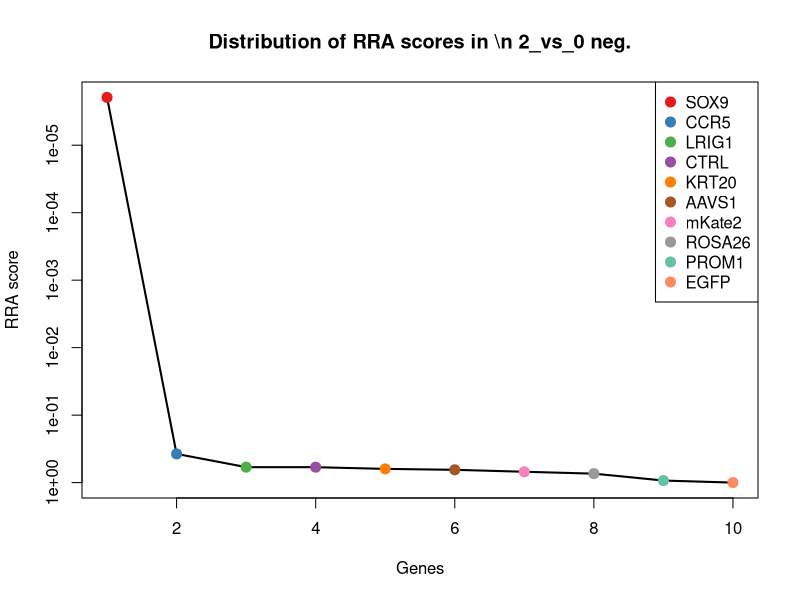
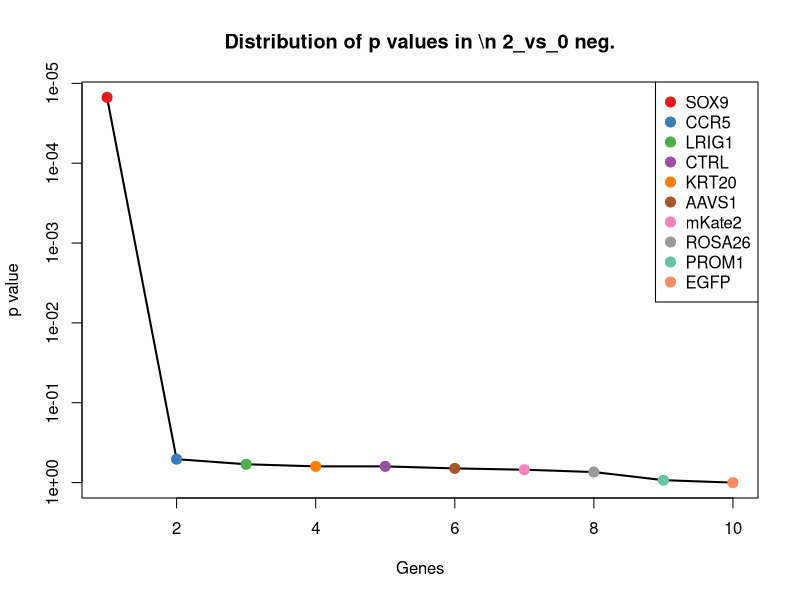
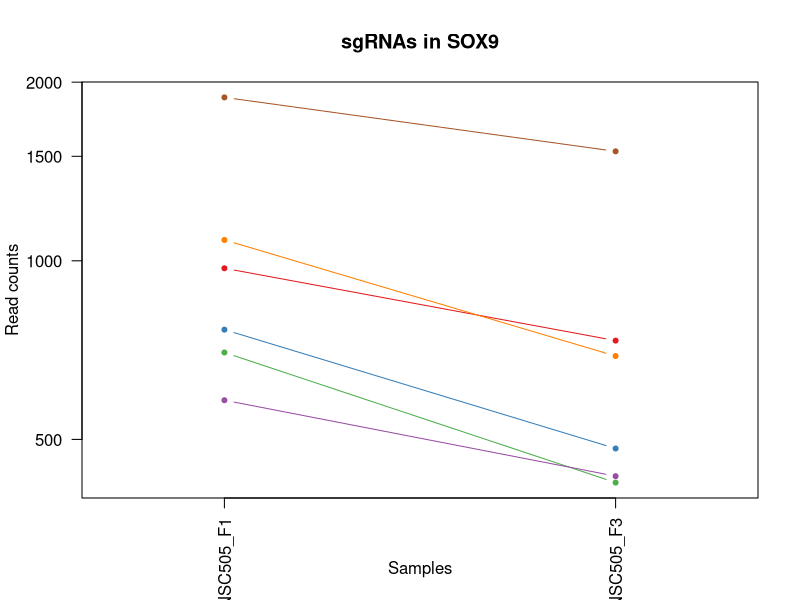
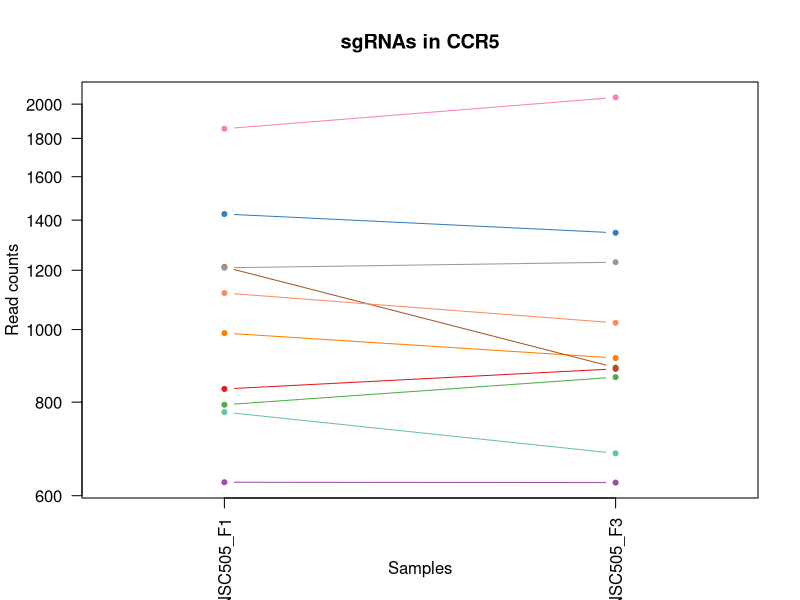
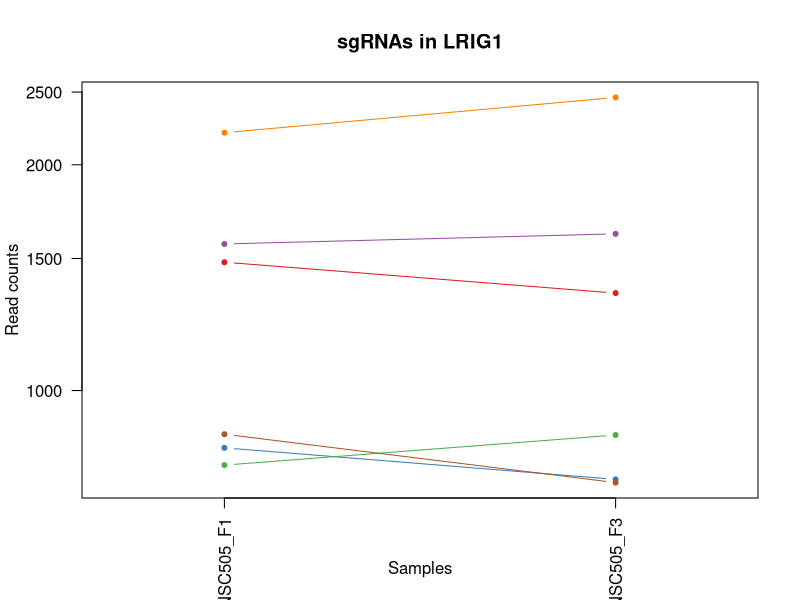
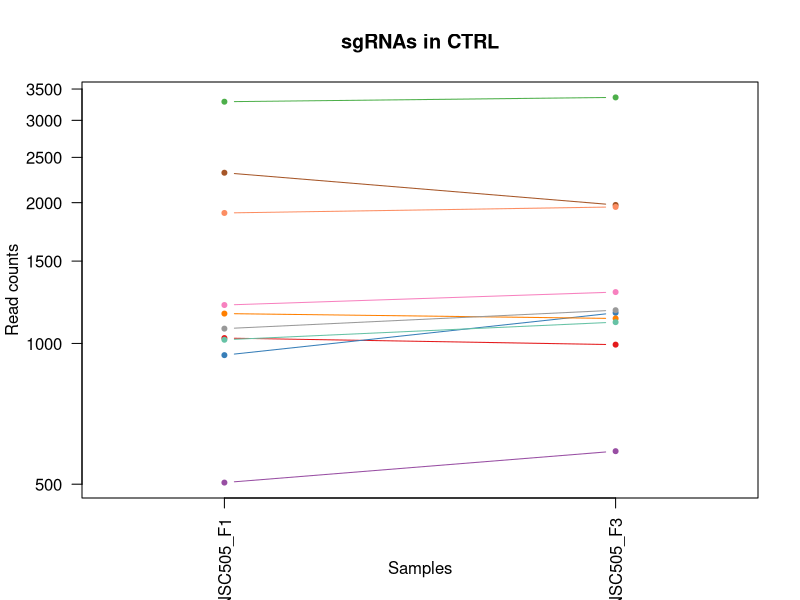
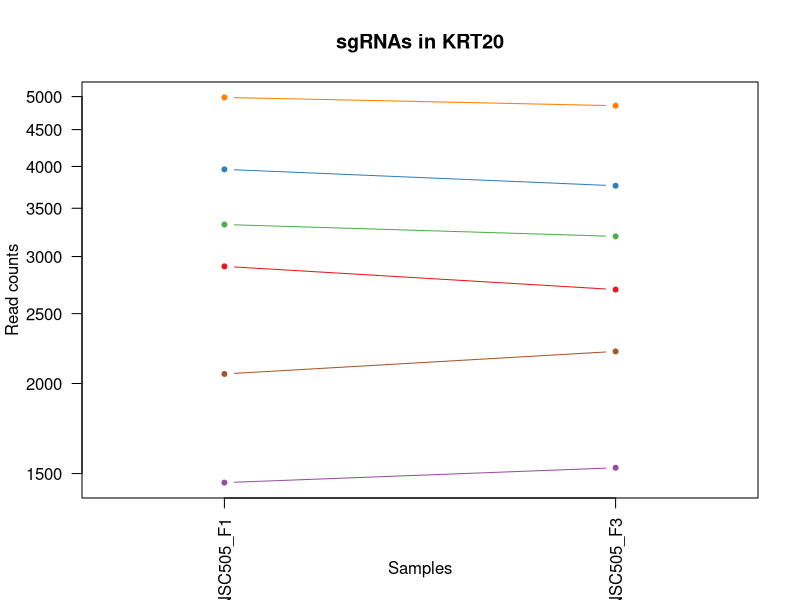
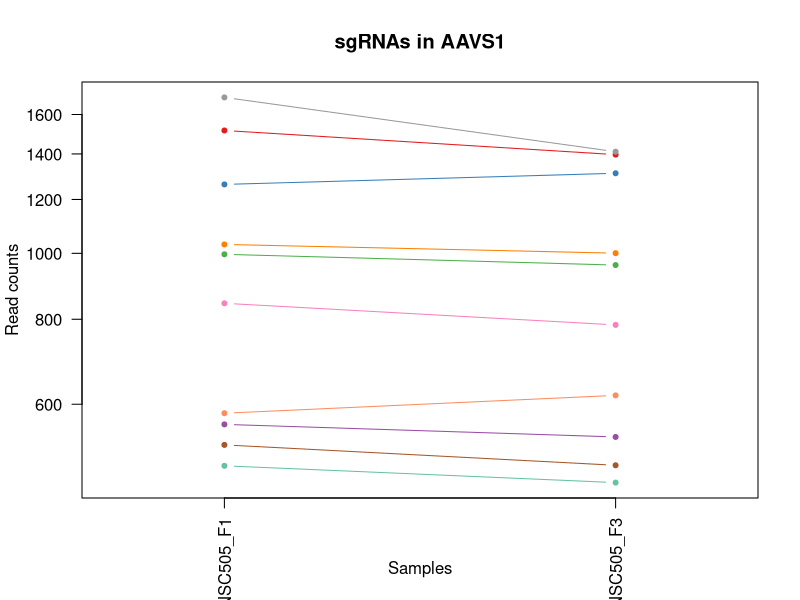

The R script that drew these images, in order: (Note: this script raises an error after producing the figures.)
pdf(file='S5A_c0_t2.pdf',width=4.5,height=4.5);
gstable=read.table('S5A_c0_t2.gene_summary.txt',header=T)
# 
#
# parameters
# Do not modify the variables beginning with "__"

# gstablename='__GENE_SUMMARY_FILE__'
startindex=3
# outputfile='__OUTPUT_FILE__'
targetgenelist=c("SOX9","CCR5","LRIG1","CTRL","KRT20","AAVS1","mKate2","ROSA26","PROM1","EGFP")
# samplelabel=sub('.\\w+.\\w+$','',colnames(gstable)[startindex]);
samplelabel='2_vs_0 neg.'


# You need to write some codes in front of this code:
# gstable=read.table(gstablename,header=T)
# pdf(file=outputfile,width=6,height=6)


# set up color using RColorBrewer
#library(RColorBrewer)
#colors <- brewer.pal(length(targetgenelist), "Set1")

colors=c( "#E41A1C", "#377EB8", "#4DAF4A", "#984EA3", "#FF7F00",  "#A65628", "#F781BF",
          "#999999", "#66C2A5", "#FC8D62", "#8DA0CB", "#E78AC3", "#A6D854", "#FFD92F", "#E5C494", "#B3B3B3", 
          "#8DD3C7", "#FFFFB3", "#BEBADA", "#FB8072", "#80B1D3", "#FDB462", "#B3DE69", "#FCCDE5",
          "#D9D9D9", "#BC80BD", "#CCEBC5", "#FFED6F")

######
# function definition

plotrankedvalues<-function(val, tglist, ...){
  
  plot(val,log='y',ylim=c(max(val),min(val)),type='l',lwd=2, ...)
  if(length(tglist)>0){
    for(i in 1:length(tglist)){
      targetgene=tglist[i];
      tx=which(names(val)==targetgene);ty=val[targetgene];
      points(tx,ty,col=colors[(i %% length(colors)) ],cex=2,pch=20)
      # text(tx+50,ty,targetgene,col=colors[i])
    }
    legend('topright',tglist,pch=20,pt.cex = 2,cex=1,col=colors)
  }
}



plotrandvalues<-function(val,targetgenelist, ...){
  # choose the one with the best distance distribution
  
  mindiffvalue=0;
  randval=val;
  for(i in 1:20){
    randval0=sample(val)
    vindex=sort(which(names(randval0) %in% targetgenelist))
    if(max(vindex)>0.9*length(val)){
      # print('pass...')
      next;
    }
    mindiffind=min(diff(vindex));
    if (mindiffind > mindiffvalue){
      mindiffvalue=mindiffind;
      randval=randval0;
      # print(paste('Diff: ',mindiffvalue))
    }
  }
  plot(randval,log='y',ylim=c(max(randval),min(randval)),pch=20,col='grey', ...)
  
  if(length(targetgenelist)>0){
    for(i in 1:length(targetgenelist)){
      targetgene=targetgenelist[i];
      tx=which(names(randval)==targetgene);ty=randval[targetgene];
      points(tx,ty,col=colors[(i %% length(colors)) ],cex=2,pch=20)
      text(tx+50,ty,targetgene,col=colors[i])
    }
  }
  
}




# set.seed(1235)



pvec=gstable[,startindex]
names(pvec)=gstable[,'id']
pvec=sort(pvec);

plotrankedvalues(pvec,targetgenelist,xlab='Genes',ylab='RRA score',main=paste('Distribution of RRA scores in \\n',samplelabel))

# plotrandvalues(pvec,targetgenelist,xlab='Genes',ylab='RRA score',main=paste('Distribution of RRA scores in \\n',samplelabel))


pvec=gstable[,startindex+1]
names(pvec)=gstable[,'id']
pvec=sort(pvec);

plotrankedvalues(pvec,targetgenelist,xlab='Genes',ylab='p value',main=paste('Distribution of p values in \\n',samplelabel))

# plotrandvalues(pvec,targetgenelist,xlab='Genes',ylab='p value',main=paste('Distribution of p values in \\n',samplelabel))



# you need to write after this code:
# dev.off()






# parameters
# Do not modify the variables beginning with "__"
targetmat=list(c(970.3070301291248,732.5779467680608),c(764.3988522238163,481.6219445953286),c(699.5236728837876,421.8196632265073),c(581.0559540889526,432.49864204236826),c(1083.1334289813485,689.862031504617),c(1884.2008608321378,1528.1618685497012))
targetgene="SOX9"
collabel=c("S33_MNSC505_F1","S35_MNSC505_F3")

# set up color using RColorBrewer
#library(RColorBrewer)
#colors <- brewer.pal(length(targetgenelist), "Set1")

colors=c( "#E41A1C", "#377EB8", "#4DAF4A", "#984EA3", "#FF7F00",  "#A65628", "#F781BF",
          "#999999", "#66C2A5", "#FC8D62", "#8DA0CB", "#E78AC3", "#A6D854", "#FFD92F", "#E5C494", "#B3B3B3", 
          "#8DD3C7", "#FFFFB3", "#BEBADA", "#FB8072", "#80B1D3", "#FDB462", "#B3DE69", "#FCCDE5",
          "#D9D9D9", "#BC80BD", "#CCEBC5", "#FFED6F")


## code

targetmatvec=unlist(targetmat)+1
yrange=range(targetmatvec[targetmatvec>0]);
# yrange[1]=1; # set the minimum value to 1
for(i in 1:length(targetmat)){
  vali=targetmat[[i]]+1;
  if(i==1){
    plot(1:length(vali),vali,type='b',las=1,pch=20,main=paste('sgRNAs in',targetgene),ylab='Read counts',xlab='Samples',xlim=c(0.7,length(vali)+0.3),ylim = yrange,col=colors[(i %% length(colors))],xaxt='n',log='y')
    axis(1,at=1:length(vali),labels=(collabel),las=2)
    # lines(0:100,rep(1,101),col='black');
  }else{
    lines(1:length(vali),vali,type='b',pch=20,col=colors[(i %% length(colors))])
  }
}




# parameters
# Do not modify the variables beginning with "__"
targetmat=list(c(832.0946915351507,885.2873438348723),c(1425.3735054997608,1345.551330798479),c(792.6054519368723,862.8614883215644),c(624.3060736489717,623.6523628462792),c(988.1712099473935,915.188484519283),c(1211.0033476805356,888.4910374796306),c(1853.173601147776,2040.7528517110266),c(1208.18268770923,1229.1504617055948),c(774.7412721186035,682.3867463335143),c(1117.921568627451,1019.8424769147202))
targetgene="CCR5"
collabel=c("S33_MNSC505_F1","S35_MNSC505_F3")

# set up color using RColorBrewer
#library(RColorBrewer)
#colors <- brewer.pal(length(targetgenelist), "Set1")

colors=c( "#E41A1C", "#377EB8", "#4DAF4A", "#984EA3", "#FF7F00",  "#A65628", "#F781BF",
          "#999999", "#66C2A5", "#FC8D62", "#8DA0CB", "#E78AC3", "#A6D854", "#FFD92F", "#E5C494", "#B3B3B3", 
          "#8DD3C7", "#FFFFB3", "#BEBADA", "#FB8072", "#80B1D3", "#FDB462", "#B3DE69", "#FCCDE5",
          "#D9D9D9", "#BC80BD", "#CCEBC5", "#FFED6F")


## code

targetmatvec=unlist(targetmat)+1
yrange=range(targetmatvec[targetmatvec>0]);
# yrange[1]=1; # set the minimum value to 1
for(i in 1:length(targetmat)){
  vali=targetmat[[i]]+1;
  if(i==1){
    plot(1:length(vali),vali,type='b',las=1,pch=20,main=paste('sgRNAs in',targetgene),ylab='Read counts',xlab='Samples',xlim=c(0.7,length(vali)+0.3),ylim = yrange,col=colors[(i %% length(colors))],xaxt='n',log='y')
    axis(1,at=1:length(vali),labels=(collabel),las=2)
    # lines(0:100,rep(1,101),col='black');
  }else{
    lines(1:length(vali),vali,type='b',pch=20,col=colors[(i %% length(colors))])
  }
}




# parameters
# Do not modify the variables beginning with "__"
targetmat=list(c(1481.7867049258728,1347.6871265616512),c(837.7360114777618,760.3432916892992),c(794.4858919177427,871.4046713742531),c(1567.3467240554758,1616.797392721347),c(2205.7560975609754,2458.3009234111896),c(873.4643711142993,752.8680065181966))
targetgene="LRIG1"
collabel=c("S33_MNSC505_F1","S35_MNSC505_F3")

# set up color using RColorBrewer
#library(RColorBrewer)
#colors <- brewer.pal(length(targetgenelist), "Set1")

colors=c( "#E41A1C", "#377EB8", "#4DAF4A", "#984EA3", "#FF7F00",  "#A65628", "#F781BF",
          "#999999", "#66C2A5", "#FC8D62", "#8DA0CB", "#E78AC3", "#A6D854", "#FFD92F", "#E5C494", "#B3B3B3", 
          "#8DD3C7", "#FFFFB3", "#BEBADA", "#FB8072", "#80B1D3", "#FDB462", "#B3DE69", "#FCCDE5",
          "#D9D9D9", "#BC80BD", "#CCEBC5", "#FFED6F")


## code

targetmatvec=unlist(targetmat)+1
yrange=range(targetmatvec[targetmatvec>0]);
# yrange[1]=1; # set the minimum value to 1
for(i in 1:length(targetmat)){
  vali=targetmat[[i]]+1;
  if(i==1){
    plot(1:length(vali),vali,type='b',las=1,pch=20,main=paste('sgRNAs in',targetgene),ylab='Read counts',xlab='Samples',xlim=c(0.7,length(vali)+0.3),ylim = yrange,col=colors[(i %% length(colors))],xaxt='n',log='y')
    axis(1,at=1:length(vali),labels=(collabel),las=2)
    # lines(0:100,rep(1,101),col='black');
  }else{
    lines(1:length(vali),vali,type='b',pch=20,col=colors[(i %% length(colors))])
  }
}




# parameters
# Do not modify the variables beginning with "__"
targetmat=list(c(1025.7800095648015,993.1450298750678),c(943.040650406504,1161.8728951656708),c(3287.009086561454,3357.470939706681),c(503.01769488283117,587.343834872352),c(1157.4108082257292,1129.835958718088),c(2316.702056432329,1976.6789788158608),c(1207.2424677187948,1286.816947311244),c(1074.671449067432,1176.823465507876),c(1017.3180296508847,1109.545898967952),c(1900.184600669536,1957.4568169473112))
targetgene="CTRL"
collabel=c("S33_MNSC505_F1","S35_MNSC505_F3")

# set up color using RColorBrewer
#library(RColorBrewer)
#colors <- brewer.pal(length(targetgenelist), "Set1")

colors=c( "#E41A1C", "#377EB8", "#4DAF4A", "#984EA3", "#FF7F00",  "#A65628", "#F781BF",
          "#999999", "#66C2A5", "#FC8D62", "#8DA0CB", "#E78AC3", "#A6D854", "#FFD92F", "#E5C494", "#B3B3B3", 
          "#8DD3C7", "#FFFFB3", "#BEBADA", "#FB8072", "#80B1D3", "#FDB462", "#B3DE69", "#FCCDE5",
          "#D9D9D9", "#BC80BD", "#CCEBC5", "#FFED6F")


## code

targetmatvec=unlist(targetmat)+1
yrange=range(targetmatvec[targetmatvec>0]);
# yrange[1]=1; # set the minimum value to 1
for(i in 1:length(targetmat)){
  vali=targetmat[[i]]+1;
  if(i==1){
    plot(1:length(vali),vali,type='b',las=1,pch=20,main=paste('sgRNAs in',targetgene),ylab='Read counts',xlab='Samples',xlim=c(0.7,length(vali)+0.3),ylim = yrange,col=colors[(i %% length(colors))],xaxt='n',log='y')
    axis(1,at=1:length(vali),labels=(collabel),las=2)
    # lines(0:100,rep(1,101),col='black');
  }else{
    lines(1:length(vali),vali,type='b',pch=20,col=colors[(i %% length(colors))])
  }
}




# parameters
# Do not modify the variables beginning with "__"
targetmat=list(c(2906.2199904351983,2698.577946768061),c(3962.0870396939263,3760.0684410646386),c(3321.797226207556,3198.354155350353),c(1456.4007651841223,1527.0939706681152),c(4985.9866092778575,4855.731667571971),c(2060.962219033955,2214.82020640956))
targetgene="KRT20"
collabel=c("S33_MNSC505_F1","S35_MNSC505_F3")

# set up color using RColorBrewer
#library(RColorBrewer)
#colors <- brewer.pal(length(targetgenelist), "Set1")

colors=c( "#E41A1C", "#377EB8", "#4DAF4A", "#984EA3", "#FF7F00",  "#A65628", "#F781BF",
          "#999999", "#66C2A5", "#FC8D62", "#8DA0CB", "#E78AC3", "#A6D854", "#FFD92F", "#E5C494", "#B3B3B3", 
          "#8DD3C7", "#FFFFB3", "#BEBADA", "#FB8072", "#80B1D3", "#FDB462", "#B3DE69", "#FCCDE5",
          "#D9D9D9", "#BC80BD", "#CCEBC5", "#FFED6F")


## code

targetmatvec=unlist(targetmat)+1
yrange=range(targetmatvec[targetmatvec>0]);
# yrange[1]=1; # set the minimum value to 1
for(i in 1:length(targetmat)){
  vali=targetmat[[i]]+1;
  if(i==1){
    plot(1:length(vali),vali,type='b',las=1,pch=20,main=paste('sgRNAs in',targetgene),ylab='Read counts',xlab='Samples',xlim=c(0.7,length(vali)+0.3),ylim = yrange,col=colors[(i %% length(colors))],xaxt='n',log='y')
    axis(1,at=1:length(vali),labels=(collabel),las=2)
    # lines(0:100,rep(1,101),col='black');
  }else{
    lines(1:length(vali),vali,type='b',pch=20,col=colors[(i %% length(colors))])
  }
}




# parameters
# Do not modify the variables beginning with "__"
targetmat=list(c(1514.6944045911048,1395.7425312330254),c(1261.7752271640363,1310.3107007061378),c(995.6929698708751,960.0401955458989),c(559.430894308943,536.0847365562194),c(1029.5408895265423,999.5524171645844),c(521.8220946915351,486.96143400325906),c(843.377331420373,783.8370450841933),c(1694.2764227642276,1409.6252036936446),c(486.0937350549976,459.1960890820206),c(581.0559540889526,617.2449755567626))
targetgene="AAVS1"
collabel=c("S33_MNSC505_F1","S35_MNSC505_F3")

# set up color using RColorBrewer
#library(RColorBrewer)
#colors <- brewer.pal(length(targetgenelist), "Set1")

colors=c( "#E41A1C", "#377EB8", "#4DAF4A", "#984EA3", "#FF7F00",  "#A65628", "#F781BF",
          "#999999", "#66C2A5", "#FC8D62", "#8DA0CB", "#E78AC3", "#A6D854", "#FFD92F", "#E5C494", "#B3B3B3", 
          "#8DD3C7", "#FFFFB3", "#BEBADA", "#FB8072", "#80B1D3", "#FDB462", "#B3DE69", "#FCCDE5",
          "#D9D9D9", "#BC80BD", "#CCEBC5", "#FFED6F")


## code

targetmatvec=unlist(targetmat)+1
yrange=range(targetmatvec[targetmatvec>0]);
# yrange[1]=1; # set the minimum value to 1
for(i in 1:length(targetmat)){
  vali=targetmat[[i]]+1;
  if(i==1){
    plot(1:length(vali),vali,type='b',las=1,pch=20,main=paste('sgRNAs in',targetgene),ylab='Read counts',xlab='Samples',xlim=c(0.7,length(vali)+0.3),ylim = yrange,col=colors[(i %% length(colors))],xaxt='n',log='y')
    axis(1,at=1:length(vali),labels=(collabel),las=2)
    # lines(0:100,rep(1,101),col='black');
  }else{
    lines(1:length(vali),vali,type='b',pch=20,col=colors[(i %% length(colors))])
  }
}




# parameters
# Do not modify the variables beginning with "__"
targetmat=list(c(2390.0392156862745,2472.183595871809),c(2858.268770923003,2751.972840847365),c(2808.437111429938,2625.9608908202063),c(1684.8742228598755,1702.2292232482346),c(2205.7560975609754,2138.9994568169473),c(4089.9569583931134,3895.6914720260725))
targetgene="mKate2"
collabel=c("S33_MNSC505_F1","S35_MNSC505_F3")

# set up color using RColorBrewer
#library(RColorBrewer)
#colors <- brewer.pal(length(targetgenelist), "Set1")

colors=c( "#E41A1C", "#377EB8", "#4DAF4A", "#984EA3", "#FF7F00",  "#A65628", "#F781BF",
          "#999999", "#66C2A5", "#FC8D62", "#8DA0CB", "#E78AC3", "#A6D854", "#FFD92F", "#E5C494", "#B3B3B3", 
          "#8DD3C7", "#FFFFB3", "#BEBADA", "#FB8072", "#80B1D3", "#FDB462", "#B3DE69", "#FCCDE5",
          "#D9D9D9", "#BC80BD", "#CCEBC5", "#FFED6F")


## code

targetmatvec=unlist(targetmat)+1
yrange=range(targetmatvec[targetmatvec>0]);
# yrange[1]=1; # set the minimum value to 1
for(i in 1:length(targetmat)){
  vali=targetmat[[i]]+1;
  if(i==1){
    plot(1:length(vali),vali,type='b',las=1,pch=20,main=paste('sgRNAs in',targetgene),ylab='Read counts',xlab='Samples',xlim=c(0.7,length(vali)+0.3),ylim = yrange,col=colors[(i %% length(colors))],xaxt='n',log='y')
    axis(1,at=1:length(vali),labels=(collabel),las=2)
    # lines(0:100,rep(1,101),col='black');
  }else{
    lines(1:length(vali),vali,type='b',pch=20,col=colors[(i %% length(colors))])
  }
}




# parameters
# Do not modify the variables beginning with "__"
targetmat=list(c(3556.8522238163555,3789.969581749049),c(1537.2596843615495,1611.4579033134164),c(1820.2659014825442,1913.6730038022813),c(1301.2644667623147,1437.390548614883),c(1200.6609277857483,1251.5763172189027),c(1926.5107604017217,1784.457360130364),c(1605.8957436633189,1363.7055947854426),c(982.5298900047824,1082.8484519282997),c(400.5337159253945,443.1776208582292),c(1193.1391678622667,1251.5763172189027))
targetgene="ROSA26"
collabel=c("S33_MNSC505_F1","S35_MNSC505_F3")

# set up color using RColorBrewer
#library(RColorBrewer)
#colors <- brewer.pal(length(targetgenelist), "Set1")

colors=c( "#E41A1C", "#377EB8", "#4DAF4A", "#984EA3", "#FF7F00",  "#A65628", "#F781BF",
          "#999999", "#66C2A5", "#FC8D62", "#8DA0CB", "#E78AC3", "#A6D854", "#FFD92F", "#E5C494", "#B3B3B3", 
          "#8DD3C7", "#FFFFB3", "#BEBADA", "#FB8072", "#80B1D3", "#FDB462", "#B3DE69", "#FCCDE5",
          "#D9D9D9", "#BC80BD", "#CCEBC5", "#FFED6F")


## code

targetmatvec=unlist(targetmat)+1
yrange=range(targetmatvec[targetmatvec>0]);
# yrange[1]=1; # set the minimum value to 1
for(i in 1:length(targetmat)){
  vali=targetmat[[i]]+1;
  if(i==1){
    plot(1:length(vali),vali,type='b',las=1,pch=20,main=paste('sgRNAs in',targetgene),ylab='Read counts',xlab='Samples',xlim=c(0.7,length(vali)+0.3),ylim = yrange,col=colors[(i %% length(colors))],xaxt='n',log='y')
    axis(1,at=1:length(vali),labels=(collabel),las=2)
    # lines(0:100,rep(1,101),col='black');
  }else{
    lines(1:length(vali),vali,type='b',pch=20,col=colors[(i %% length(colors))])
  }
}




# parameters
# Do not modify the variables beginning with "__"
targetmat=list(c(1097.2367288378766,1229.1504617055948),c(1695.2166427546629,1830.376969038566),c(1255.19368723099,1192.8419337316675),c(1950.9564801530369,2111.234111895709),c(1171.5141080822573,1221.675176534492),c(2745.4423720707796,2996.521455730581))
targetgene="PROM1"
collabel=c("S33_MNSC505_F1","S35_MNSC505_F3")

# set up color using RColorBrewer
#library(RColorBrewer)
#colors <- brewer.pal(length(targetgenelist), "Set1")

colors=c( "#E41A1C", "#377EB8", "#4DAF4A", "#984EA3", "#FF7F00",  "#A65628", "#F781BF",
          "#999999", "#66C2A5", "#FC8D62", "#8DA0CB", "#E78AC3", "#A6D854", "#FFD92F", "#E5C494", "#B3B3B3", 
          "#8DD3C7", "#FFFFB3", "#BEBADA", "#FB8072", "#80B1D3", "#FDB462", "#B3DE69", "#FCCDE5",
          "#D9D9D9", "#BC80BD", "#CCEBC5", "#FFED6F")


## code

targetmatvec=unlist(targetmat)+1
yrange=range(targetmatvec[targetmatvec>0]);
# yrange[1]=1; # set the minimum value to 1
for(i in 1:length(targetmat)){
  vali=targetmat[[i]]+1;
  if(i==1){
    plot(1:length(vali),vali,type='b',las=1,pch=20,main=paste('sgRNAs in',targetgene),ylab='Read counts',xlab='Samples',xlim=c(0.7,length(vali)+0.3),ylim = yrange,col=colors[(i %% length(colors))],xaxt='n',log='y')
    axis(1,at=1:length(vali),labels=(collabel),las=2)
    # lines(0:100,rep(1,101),col='black');
  }else{
    lines(1:length(vali),vali,type='b',pch=20,col=colors[(i %% length(colors))])
  }
}




# parameters
# Do not modify the variables beginning with "__"
targetmat=list(c(1273.0578670492587,1455.5448126018466),c(1463.9225251076039,1989.493753394894),c(804.8283118125298,1136.2433460076045),c(881.9263510282161,963.2438891906572),c(1284.340506934481,1743.8772406300923),c(1623.7599234815877,2069.586094513851))
targetgene="EGFP"
collabel=c("S33_MNSC505_F1","S35_MNSC505_F3")

# set up color using RColorBrewer
#library(RColorBrewer)
#colors <- brewer.pal(length(targetgenelist), "Set1")

colors=c( "#E41A1C", "#377EB8", "#4DAF4A", "#984EA3", "#FF7F00",  "#A65628", "#F781BF",
          "#999999", "#66C2A5", "#FC8D62", "#8DA0CB", "#E78AC3", "#A6D854", "#FFD92F", "#E5C494", "#B3B3B3", 
          "#8DD3C7", "#FFFFB3", "#BEBADA", "#FB8072", "#80B1D3", "#FDB462", "#B3DE69", "#FCCDE5",
          "#D9D9D9", "#BC80BD", "#CCEBC5", "#FFED6F")


## code

targetmatvec=unlist(targetmat)+1
yrange=range(targetmatvec[targetmatvec>0]);
# yrange[1]=1; # set the minimum value to 1
for(i in 1:length(targetmat)){
  vali=targetmat[[i]]+1;
  if(i==1){
    plot(1:length(vali),vali,type='b',las=1,pch=20,main=paste('sgRNAs in',targetgene),ylab='Read counts',xlab='Samples',xlim=c(0.7,length(vali)+0.3),ylim = yrange,col=colors[(i %% length(colors))],xaxt='n',log='y')
    axis(1,at=1:length(vali),labels=(collabel),las=2)
    # lines(0:100,rep(1,101),col='black');
  }else{
    lines(1:length(vali),vali,type='b',pch=20,col=colors[(i %% length(colors))])
  }
}



# 
#
# parameters
# Do not modify the variables beginning with "__"

# gstablename='__GENE_SUMMARY_FILE__'
startindex=9
# outputfile='__OUTPUT_FILE__'
targetgenelist=c("EGFP","LRIG1","CTRL","PROM1","CCR5","KRT20","ROSA26","mKate2","AAVS1","SOX9")
# samplelabel=sub('.\\w+.\\w+$','',colnames(gstable)[startindex]);
samplelabel='2_vs_0 pos.'


# You need to write some codes in front of this code:
# gstable=read.table(gstablename,header=T)
# pdf(file=outputfile,width=6,height=6)


# set up color using RColorBrewer
#library(RColorBrewer)
#colors <- brewer.pal(length(targetgenelist), "Set1")

colors=c( "#E41A1C", "#377EB8", "#4DAF4A", "#984EA3", "#FF7F00",  "#A65628", "#F781BF",
          "#999999", "#66C2A5", "#FC8D62", "#8DA0CB", "#E78AC3", "#A6D854", "#FFD92F", "#E5C494", "#B3B3B3", 
          "#8DD3C7", "#FFFFB3", "#BEBADA", "#FB8072", "#80B1D3", "#FDB462", "#B3DE69", "#FCCDE5",
          "#D9D9D9", "#BC80BD", "#CCEBC5", "#FFED6F")

######
# function definition

plotrankedvalues<-function(val, tglist, ...){
  
  plot(val,log='y',ylim=c(max(val),min(val)),type='l',lwd=2, ...)
  if(length(tglist)>0){
    for(i in 1:length(tglist)){
      targetgene=tglist[i];
      tx=which(names(val)==targetgene);ty=val[targetgene];
      points(tx,ty,col=colors[(i %% length(colors)) ],cex=2,pch=20)
      # text(tx+50,ty,targetgene,col=colors[i])
    }
    legend('topright',tglist,pch=20,pt.cex = 2,cex=1,col=colors)
  }
}



plotrandvalues<-function(val,targetgenelist, ...){
  # choose the one with the best distance distribution
  
  mindiffvalue=0;
  randval=val;
  for(i in 1:20){
    randval0=sample(val)
    vindex=sort(which(names(randval0) %in% targetgenelist))
    if(max(vindex)>0.9*length(val)){
      # print('pass...')
      next;
    }
    mindiffind=min(diff(vindex));
    if (mindiffind > mindiffvalue){
      mindiffvalue=mindiffind;
      randval=randval0;
      # print(paste('Diff: ',mindiffvalue))
    }
  }
  plot(randval,log='y',ylim=c(max(randval),min(randval)),pch=20,col='grey', ...)
  
  if(length(targetgenelist)>0){
    for(i in 1:length(targetgenelist)){
      targetgene=targetgenelist[i];
      tx=which(names(randval)==targetgene);ty=randval[targetgene];
      points(tx,ty,col=colors[(i %% length(colors)) ],cex=2,pch=20)
      text(tx+50,ty,targetgene,col=colors[i])
    }
  }
  
}




# set.seed(1235)



pvec=gstable[,startindex]
names(pvec)=gstable[,'id']
pvec=sort(pvec);

plotrankedvalues(pvec,targetgenelist,xlab='Genes',ylab='RRA score',main=paste('Distribution of RRA scores in \\n',samplelabel))

# plotrandvalues(pvec,targetgenelist,xlab='Genes',ylab='RRA score',main=paste('Distribution of RRA scores in \\n',samplelabel))


pvec=gstable[,startindex+1]
names(pvec)=gstable[,'id']
pvec=sort(pvec);

plotrankedvalues(pvec,targetgenelist,xlab='Genes',ylab='p value',main=paste('Distribution of p values in \\n',samplelabel))

# plotrandvalues(pvec,targetgenelist,xlab='Genes',ylab='p value',main=paste('Distribution of p values in \\n',samplelabel))



# you need to write after this code:
# dev.off()






# parameters
# Do not modify the variables beginning with "__"
targetmat=list(c(1273.0578670492587,1455.5448126018466),c(1463.9225251076039,1989.493753394894),c(804.8283118125298,1136.2433460076045),c(881.9263510282161,963.2438891906572),c(1284.340506934481,1743.8772406300923),c(1623.7599234815877,2069.586094513851))
targetgene="EGFP"
collabel=c("S33_MNSC505_F1","S35_MNSC505_F3")

# set up color using RColorBrewer
#library(RColorBrewer)
#colors <- brewer.pal(length(targetgenelist), "Set1")

colors=c( "#E41A1C", "#377EB8", "#4DAF4A", "#984EA3", "#FF7F00",  "#A65628", "#F781BF",
          "#999999", "#66C2A5", "#FC8D62", "#8DA0CB", "#E78AC3", "#A6D854", "#FFD92F", "#E5C494", "#B3B3B3", 
          "#8DD3C7", "#FFFFB3", "#BEBADA", "#FB8072", "#80B1D3", "#FDB462", "#B3DE69", "#FCCDE5",
          "#D9D9D9", "#BC80BD", "#CCEBC5", "#FFED6F")


## code

targetmatvec=unlist(targetmat)+1
yrange=range(targetmatvec[targetmatvec>0]);
# yrange[1]=1; # set the minimum value to 1
for(i in 1:length(targetmat)){
  vali=targetmat[[i]]+1;
  if(i==1){
    plot(1:length(vali),vali,type='b',las=1,pch=20,main=paste('sgRNAs in',targetgene),ylab='Read counts',xlab='Samples',xlim=c(0.7,length(vali)+0.3),ylim = yrange,col=colors[(i %% length(colors))],xaxt='n',log='y')
    axis(1,at=1:length(vali),labels=(collabel),las=2)
    # lines(0:100,rep(1,101),col='black');
  }else{
    lines(1:length(vali),vali,type='b',pch=20,col=colors[(i %% length(colors))])
  }
}




# parameters
# Do not modify the variables beginning with "__"
targetmat=list(c(1481.7867049258728,1347.6871265616512),c(837.7360114777618,760.3432916892992),c(794.4858919177427,871.4046713742531),c(1567.3467240554758,1616.797392721347),c(2205.7560975609754,2458.3009234111896),c(873.4643711142993,752.8680065181966))
targetgene="LRIG1"
collabel=c("S33_MNSC505_F1","S35_MNSC505_F3")

# set up color using RColorBrewer
#library(RColorBrewer)
#colors <- brewer.pal(length(targetgenelist), "Set1")

colors=c( "#E41A1C", "#377EB8", "#4DAF4A", "#984EA3", "#FF7F00",  "#A65628", "#F781BF",
          "#999999", "#66C2A5", "#FC8D62", "#8DA0CB", "#E78AC3", "#A6D854", "#FFD92F", "#E5C494", "#B3B3B3", 
          "#8DD3C7", "#FFFFB3", "#BEBADA", "#FB8072", "#80B1D3", "#FDB462", "#B3DE69", "#FCCDE5",
          "#D9D9D9", "#BC80BD", "#CCEBC5", "#FFED6F")


## code

targetmatvec=unlist(targetmat)+1
yrange=range(targetmatvec[targetmatvec>0]);
# yrange[1]=1; # set the minimum value to 1
for(i in 1:length(targetmat)){
  vali=targetmat[[i]]+1;
  if(i==1){
    plot(1:length(vali),vali,type='b',las=1,pch=20,main=paste('sgRNAs in',targetgene),ylab='Read counts',xlab='Samples',xlim=c(0.7,length(vali)+0.3),ylim = yrange,col=colors[(i %% length(colors))],xaxt='n',log='y')
    axis(1,at=1:length(vali),labels=(collabel),las=2)
    # lines(0:100,rep(1,101),col='black');
  }else{
    lines(1:length(vali),vali,type='b',pch=20,col=colors[(i %% length(colors))])
  }
}




# parameters
# Do not modify the variables beginning with "__"
targetmat=list(c(1025.7800095648015,993.1450298750678),c(943.040650406504,1161.8728951656708),c(3287.009086561454,3357.470939706681),c(503.01769488283117,587.343834872352),c(1157.4108082257292,1129.835958718088),c(2316.702056432329,1976.6789788158608),c(1207.2424677187948,1286.816947311244),c(1074.671449067432,1176.823465507876),c(1017.3180296508847,1109.545898967952),c(1900.184600669536,1957.4568169473112))
targetgene="CTRL"
collabel=c("S33_MNSC505_F1","S35_MNSC505_F3")

# set up color using RColorBrewer
#library(RColorBrewer)
#colors <- brewer.pal(length(targetgenelist), "Set1")

colors=c( "#E41A1C", "#377EB8", "#4DAF4A", "#984EA3", "#FF7F00",  "#A65628", "#F781BF",
          "#999999", "#66C2A5", "#FC8D62", "#8DA0CB", "#E78AC3", "#A6D854", "#FFD92F", "#E5C494", "#B3B3B3", 
          "#8DD3C7", "#FFFFB3", "#BEBADA", "#FB8072", "#80B1D3", "#FDB462", "#B3DE69", "#FCCDE5",
          "#D9D9D9", "#BC80BD", "#CCEBC5", "#FFED6F")


## code

targetmatvec=unlist(targetmat)+1
yrange=range(targetmatvec[targetmatvec>0]);
# yrange[1]=1; # set the minimum value to 1
for(i in 1:length(targetmat)){
  vali=targetmat[[i]]+1;
  if(i==1){
    plot(1:length(vali),vali,type='b',las=1,pch=20,main=paste('sgRNAs in',targetgene),ylab='Read counts',xlab='Samples',xlim=c(0.7,length(vali)+0.3),ylim = yrange,col=colors[(i %% length(colors))],xaxt='n',log='y')
    axis(1,at=1:length(vali),labels=(collabel),las=2)
    # lines(0:100,rep(1,101),col='black');
  }else{
    lines(1:length(vali),vali,type='b',pch=20,col=colors[(i %% length(colors))])
  }
}




# parameters
# Do not modify the variables beginning with "__"
targetmat=list(c(1097.2367288378766,1229.1504617055948),c(1695.2166427546629,1830.376969038566),c(1255.19368723099,1192.8419337316675),c(1950.9564801530369,2111.234111895709),c(1171.5141080822573,1221.675176534492),c(2745.4423720707796,2996.521455730581))
targetgene="PROM1"
collabel=c("S33_MNSC505_F1","S35_MNSC505_F3")

# set up color using RColorBrewer
#library(RColorBrewer)
#colors <- brewer.pal(length(targetgenelist), "Set1")

colors=c( "#E41A1C", "#377EB8", "#4DAF4A", "#984EA3", "#FF7F00",  "#A65628", "#F781BF",
          "#999999", "#66C2A5", "#FC8D62", "#8DA0CB", "#E78AC3", "#A6D854", "#FFD92F", "#E5C494", "#B3B3B3", 
          "#8DD3C7", "#FFFFB3", "#BEBADA", "#FB8072", "#80B1D3", "#FDB462", "#B3DE69", "#FCCDE5",
          "#D9D9D9", "#BC80BD", "#CCEBC5", "#FFED6F")


## code

targetmatvec=unlist(targetmat)+1
yrange=range(targetmatvec[targetmatvec>0]);
# yrange[1]=1; # set the minimum value to 1
for(i in 1:length(targetmat)){
  vali=targetmat[[i]]+1;
  if(i==1){
    plot(1:length(vali),vali,type='b',las=1,pch=20,main=paste('sgRNAs in',targetgene),ylab='Read counts',xlab='Samples',xlim=c(0.7,length(vali)+0.3),ylim = yrange,col=colors[(i %% length(colors))],xaxt='n',log='y')
    axis(1,at=1:length(vali),labels=(collabel),las=2)
    # lines(0:100,rep(1,101),col='black');
  }else{
    lines(1:length(vali),vali,type='b',pch=20,col=colors[(i %% length(colors))])
  }
}




# parameters
# Do not modify the variables beginning with "__"
targetmat=list(c(832.0946915351507,885.2873438348723),c(1425.3735054997608,1345.551330798479),c(792.6054519368723,862.8614883215644),c(624.3060736489717,623.6523628462792),c(988.1712099473935,915.188484519283),c(1211.0033476805356,888.4910374796306),c(1853.173601147776,2040.7528517110266),c(1208.18268770923,1229.1504617055948),c(774.7412721186035,682.3867463335143),c(1117.921568627451,1019.8424769147202))
targetgene="CCR5"
collabel=c("S33_MNSC505_F1","S35_MNSC505_F3")

# set up color using RColorBrewer
#library(RColorBrewer)
#colors <- brewer.pal(length(targetgenelist), "Set1")

colors=c( "#E41A1C", "#377EB8", "#4DAF4A", "#984EA3", "#FF7F00",  "#A65628", "#F781BF",
          "#999999", "#66C2A5", "#FC8D62", "#8DA0CB", "#E78AC3", "#A6D854", "#FFD92F", "#E5C494", "#B3B3B3", 
          "#8DD3C7", "#FFFFB3", "#BEBADA", "#FB8072", "#80B1D3", "#FDB462", "#B3DE69", "#FCCDE5",
          "#D9D9D9", "#BC80BD", "#CCEBC5", "#FFED6F")


## code

targetmatvec=unlist(targetmat)+1
yrange=range(targetmatvec[targetmatvec>0]);
# yrange[1]=1; # set the minimum value to 1
for(i in 1:length(targetmat)){
  vali=targetmat[[i]]+1;
  if(i==1){
    plot(1:length(vali),vali,type='b',las=1,pch=20,main=paste('sgRNAs in',targetgene),ylab='Read counts',xlab='Samples',xlim=c(0.7,length(vali)+0.3),ylim = yrange,col=colors[(i %% length(colors))],xaxt='n',log='y')
    axis(1,at=1:length(vali),labels=(collabel),las=2)
    # lines(0:100,rep(1,101),col='black');
  }else{
    lines(1:length(vali),vali,type='b',pch=20,col=colors[(i %% length(colors))])
  }
}




# parameters
# Do not modify the variables beginning with "__"
targetmat=list(c(2906.2199904351983,2698.577946768061),c(3962.0870396939263,3760.0684410646386),c(3321.797226207556,3198.354155350353),c(1456.4007651841223,1527.0939706681152),c(4985.9866092778575,4855.731667571971),c(2060.962219033955,2214.82020640956))
targetgene="KRT20"
collabel=c("S33_MNSC505_F1","S35_MNSC505_F3")

# set up color using RColorBrewer
#library(RColorBrewer)
#colors <- brewer.pal(length(targetgenelist), "Set1")

colors=c( "#E41A1C", "#377EB8", "#4DAF4A", "#984EA3", "#FF7F00",  "#A65628", "#F781BF",
          "#999999", "#66C2A5", "#FC8D62", "#8DA0CB", "#E78AC3", "#A6D854", "#FFD92F", "#E5C494", "#B3B3B3", 
          "#8DD3C7", "#FFFFB3", "#BEBADA", "#FB8072", "#80B1D3", "#FDB462", "#B3DE69", "#FCCDE5",
          "#D9D9D9", "#BC80BD", "#CCEBC5", "#FFED6F")


## code

targetmatvec=unlist(targetmat)+1
yrange=range(targetmatvec[targetmatvec>0]);
# yrange[1]=1; # set the minimum value to 1
for(i in 1:length(targetmat)){
  vali=targetmat[[i]]+1;
  if(i==1){
    plot(1:length(vali),vali,type='b',las=1,pch=20,main=paste('sgRNAs in',targetgene),ylab='Read counts',xlab='Samples',xlim=c(0.7,length(vali)+0.3),ylim = yrange,col=colors[(i %% length(colors))],xaxt='n',log='y')
    axis(1,at=1:length(vali),labels=(collabel),las=2)
    # lines(0:100,rep(1,101),col='black');
  }else{
    lines(1:length(vali),vali,type='b',pch=20,col=colors[(i %% length(colors))])
  }
}




# parameters
# Do not modify the variables beginning with "__"
targetmat=list(c(3556.8522238163555,3789.969581749049),c(1537.2596843615495,1611.4579033134164),c(1820.2659014825442,1913.6730038022813),c(1301.2644667623147,1437.390548614883),c(1200.6609277857483,1251.5763172189027),c(1926.5107604017217,1784.457360130364),c(1605.8957436633189,1363.7055947854426),c(982.5298900047824,1082.8484519282997),c(400.5337159253945,443.1776208582292),c(1193.1391678622667,1251.5763172189027))
targetgene="ROSA26"
collabel=c("S33_MNSC505_F1","S35_MNSC505_F3")

# set up color using RColorBrewer
#library(RColorBrewer)
#colors <- brewer.pal(length(targetgenelist), "Set1")

colors=c( "#E41A1C", "#377EB8", "#4DAF4A", "#984EA3", "#FF7F00",  "#A65628", "#F781BF",
          "#999999", "#66C2A5", "#FC8D62", "#8DA0CB", "#E78AC3", "#A6D854", "#FFD92F", "#E5C494", "#B3B3B3", 
          "#8DD3C7", "#FFFFB3", "#BEBADA", "#FB8072", "#80B1D3", "#FDB462", "#B3DE69", "#FCCDE5",
          "#D9D9D9", "#BC80BD", "#CCEBC5", "#FFED6F")


## code

targetmatvec=unlist(targetmat)+1
yrange=range(targetmatvec[targetmatvec>0]);
# yrange[1]=1; # set the minimum value to 1
for(i in 1:length(targetmat)){
  vali=targetmat[[i]]+1;
  if(i==1){
    plot(1:length(vali),vali,type='b',las=1,pch=20,main=paste('sgRNAs in',targetgene),ylab='Read counts',xlab='Samples',xlim=c(0.7,length(vali)+0.3),ylim = yrange,col=colors[(i %% length(colors))],xaxt='n',log='y')
    axis(1,at=1:length(vali),labels=(collabel),las=2)
    # lines(0:100,rep(1,101),col='black');
  }else{
    lines(1:length(vali),vali,type='b',pch=20,col=colors[(i %% length(colors))])
  }
}




# parameters
# Do not modify the variables beginning with "__"
targetmat=list(c(2390.0392156862745,2472.183595871809),c(2858.268770923003,2751.972840847365),c(2808.437111429938,2625.9608908202063),c(1684.8742228598755,1702.2292232482346),c(2205.7560975609754,2138.9994568169473),c(4089.9569583931134,3895.6914720260725))
targetgene="mKate2"
collabel=c("S33_MNSC505_F1","S35_MNSC505_F3")

# set up color using RColorBrewer
#library(RColorBrewer)
#colors <- brewer.pal(length(targetgenelist), "Set1")

colors=c( "#E41A1C", "#377EB8", "#4DAF4A", "#984EA3", "#FF7F00",  "#A65628", "#F781BF",
          "#999999", "#66C2A5", "#FC8D62", "#8DA0CB", "#E78AC3", "#A6D854", "#FFD92F", "#E5C494", "#B3B3B3", 
          "#8DD3C7", "#FFFFB3", "#BEBADA", "#FB8072", "#80B1D3", "#FDB462", "#B3DE69", "#FCCDE5",
          "#D9D9D9", "#BC80BD", "#CCEBC5", "#FFED6F")


## code

targetmatvec=unlist(targetmat)+1
yrange=range(targetmatvec[targetmatvec>0]);
# yrange[1]=1; # set the minimum value to 1
for(i in 1:length(targetmat)){
  vali=targetmat[[i]]+1;
  if(i==1){
    plot(1:length(vali),vali,type='b',las=1,pch=20,main=paste('sgRNAs in',targetgene),ylab='Read counts',xlab='Samples',xlim=c(0.7,length(vali)+0.3),ylim = yrange,col=colors[(i %% length(colors))],xaxt='n',log='y')
    axis(1,at=1:length(vali),labels=(collabel),las=2)
    # lines(0:100,rep(1,101),col='black');
  }else{
    lines(1:length(vali),vali,type='b',pch=20,col=colors[(i %% length(colors))])
  }
}




# parameters
# Do not modify the variables beginning with "__"
targetmat=list(c(1514.6944045911048,1395.7425312330254),c(1261.7752271640363,1310.3107007061378),c(995.6929698708751,960.0401955458989),c(559.430894308943,536.0847365562194),c(1029.5408895265423,999.5524171645844),c(521.8220946915351,486.96143400325906),c(843.377331420373,783.8370450841933),c(1694.2764227642276,1409.6252036936446),c(486.0937350549976,459.1960890820206),c(581.0559540889526,617.2449755567626))
targetgene="AAVS1"
collabel=c("S33_MNSC505_F1","S35_MNSC505_F3")

# set up color using RColorBrewer
#library(RColorBrewer)
#colors <- brewer.pal(length(targetgenelist), "Set1")

colors=c( "#E41A1C", "#377EB8", "#4DAF4A", "#984EA3", "#FF7F00",  "#A65628", "#F781BF",
          "#999999", "#66C2A5", "#FC8D62", "#8DA0CB", "#E78AC3", "#A6D854", "#FFD92F", "#E5C494", "#B3B3B3", 
          "#8DD3C7", "#FFFFB3", "#BEBADA", "#FB8072", "#80B1D3", "#FDB462", "#B3DE69", "#FCCDE5",
          "#D9D9D9", "#BC80BD", "#CCEBC5", "#FFED6F")


## code

targetmatvec=unlist(targetmat)+1
yrange=range(targetmatvec[targetmatvec>0]);
# yrange[1]=1; # set the minimum value to 1
for(i in 1:length(targetmat)){
  vali=targetmat[[i]]+1;
  if(i==1){
    plot(1:length(vali),vali,type='b',las=1,pch=20,main=paste('sgRNAs in',targetgene),ylab='Read counts',xlab='Samples',xlim=c(0.7,length(vali)+0.3),ylim = yrange,col=colors[(i %% length(colors))],xaxt='n',log='y')
    axis(1,at=1:length(vali),labels=(collabel),las=2)
    # lines(0:100,rep(1,101),col='black');
  }else{
    lines(1:length(vali),vali,type='b',pch=20,col=colors[(i %% length(colors))])
  }
}




# parameters
# Do not modify the variables beginning with "__"
targetmat=list(c(970.3070301291248,732.5779467680608),c(764.3988522238163,481.6219445953286),c(699.5236728837876,421.8196632265073),c(581.0559540889526,432.49864204236826),c(1083.1334289813485,689.862031504617),c(1884.2008608321378,1528.1618685497012))
targetgene="SOX9"
collabel=c("S33_MNSC505_F1","S35_MNSC505_F3")

# set up color using RColorBrewer
#library(RColorBrewer)
#colors <- brewer.pal(length(targetgenelist), "Set1")

colors=c( "#E41A1C", "#377EB8", "#4DAF4A", "#984EA3", "#FF7F00",  "#A65628", "#F781BF",
          "#999999", "#66C2A5", "#FC8D62", "#8DA0CB", "#E78AC3", "#A6D854", "#FFD92F", "#E5C494", "#B3B3B3", 
          "#8DD3C7", "#FFFFB3", "#BEBADA", "#FB8072", "#80B1D3", "#FDB462", "#B3DE69", "#FCCDE5",
          "#D9D9D9", "#BC80BD", "#CCEBC5", "#FFED6F")


## code

targetmatvec=unlist(targetmat)+1
yrange=range(targetmatvec[targetmatvec>0]);
# yrange[1]=1; # set the minimum value to 1
for(i in 1:length(targetmat)){
  vali=targetmat[[i]]+1;
  if(i==1){
    plot(1:length(vali),vali,type='b',las=1,pch=20,main=paste('sgRNAs in',targetgene),ylab='Read counts',xlab='Samples',xlim=c(0.7,length(vali)+0.3),ylim = yrange,col=colors[(i %% length(colors))],xaxt='n',log='y')
    axis(1,at=1:length(vali),labels=(collabel),las=2)
    # lines(0:100,rep(1,101),col='black');
  }else{
    lines(1:length(vali),vali,type='b',pch=20,col=colors[(i %% length(colors))])
  }
}



dev.off()
Sweave("S5A_c0_t2_summary.Rnw");
library(tools);

texi2dvi("S5A_c0_t2_summary.tex",pdf=TRUE);
